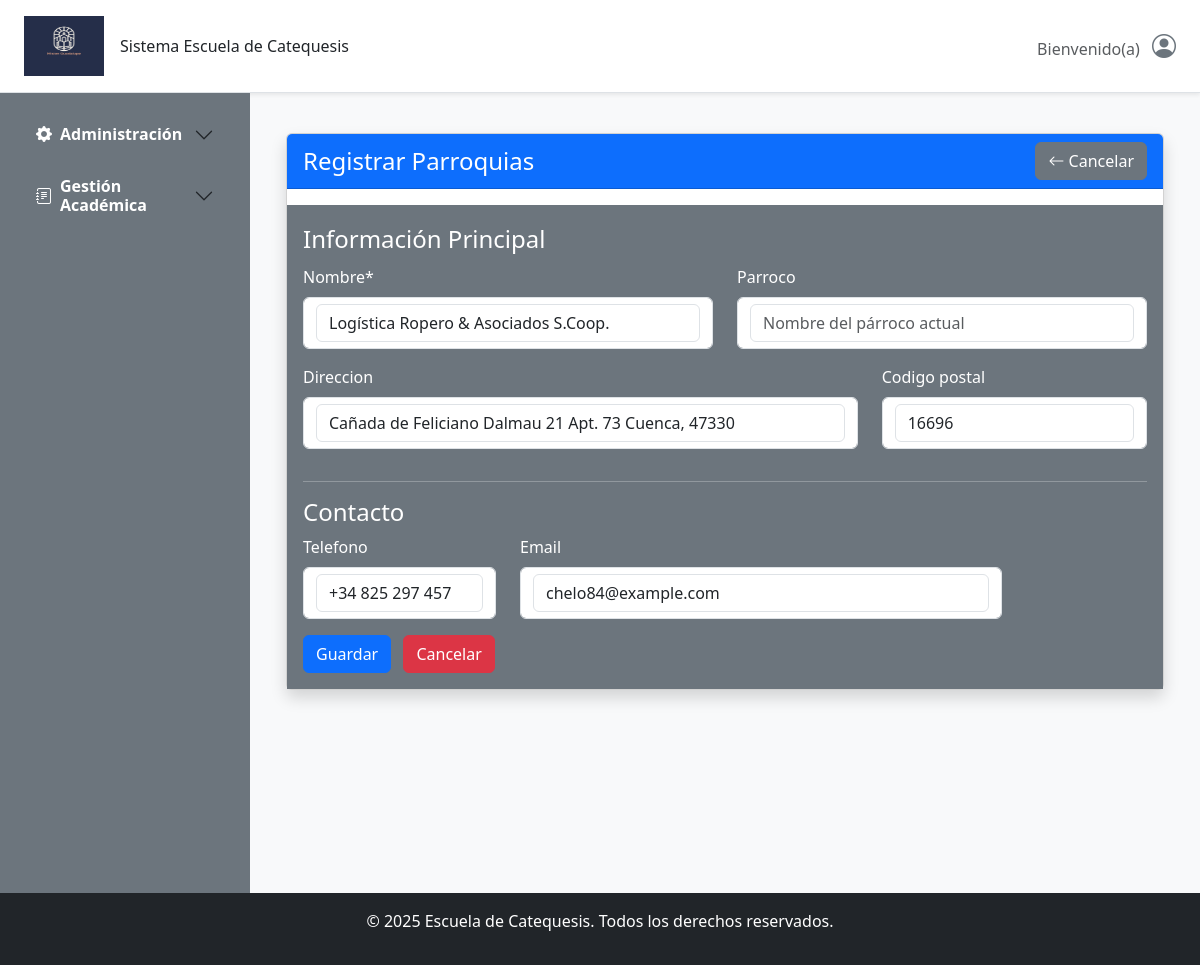
The app's page /parroquia/parroquias/1/editar/, older data.
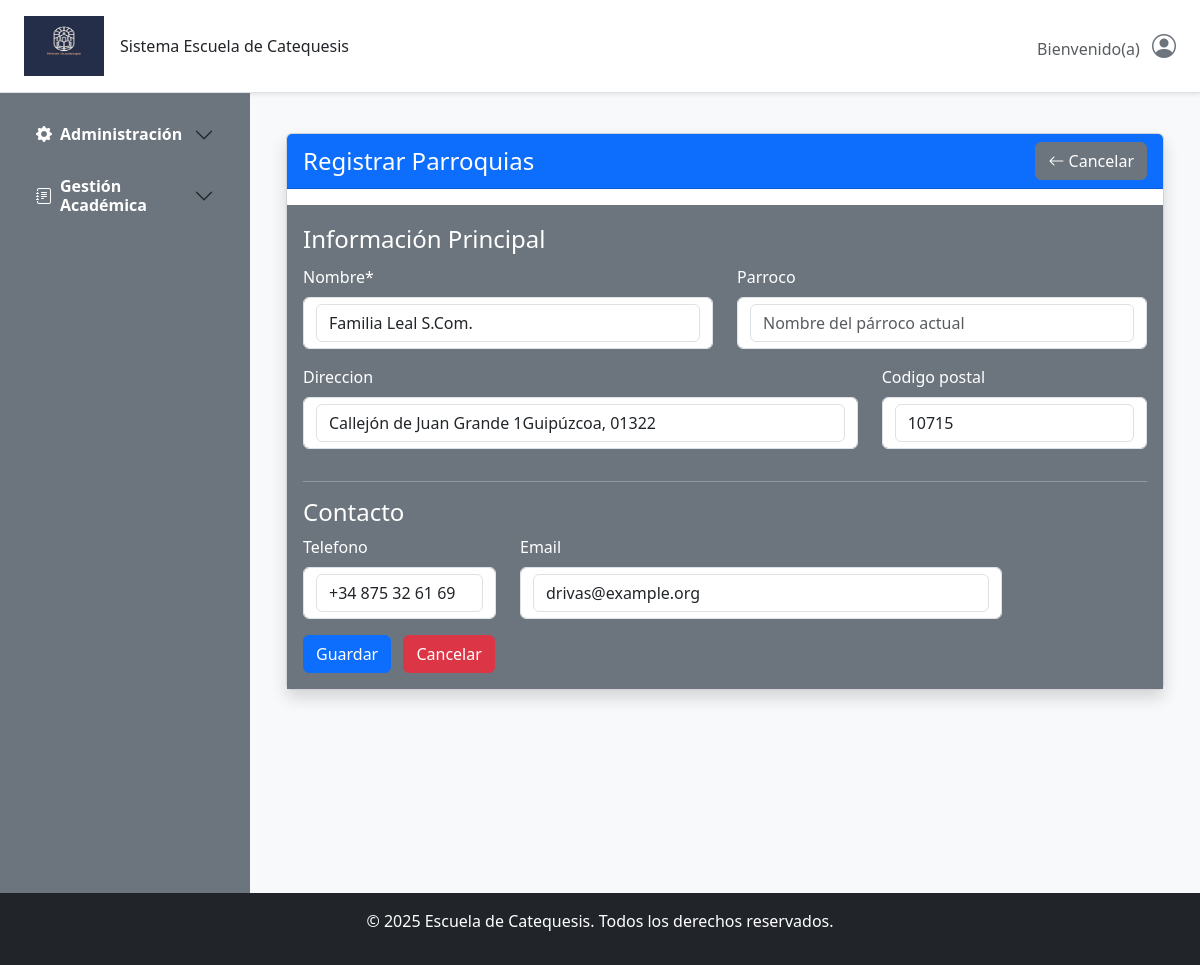
The same page, newer data.
### gestion/models.py (models this page shows, shortened)
class AcademicoModel(models.Model):
    nombre = models.CharField(max_length=100, blank=False,null=False)
    direccion = models.CharField(max_length=250, blank=True)
    codigo_postal = models.CharField(max_length=10, blank=True)
    telefono = models.CharField(max_length=15, blank=True)
    email = models.EmailField(blank=True)
    class Meta:
        abstract = True  # Esto indica que no se creará una tabla para este modelo académico

class AuditModel(models.Model):
    creado_por = models.CharField(max_length=150, blank=True, null=True, editable=False)
    actualizado_por = models.CharField(max_length=150, blank=True, null=True, editable=False)
    fecha_creacion = models.DateTimeField(auto_now_add=True)
    ultima_actualizacion = models.DateTimeField(auto_now=True)
    class Meta:
        abstract = True

class Parroquia(AcademicoModel, AuditModel):
    parroco = models.CharField(max_length=150, blank=True, null=True, verbose_name='Parroco')
    class Meta:
        verbose_name = 'Parroquia'
        verbose_name_plural = 'Parroquias'

### gestion/views/parroquia_views.py (the view)
# urls.py: path('parroquias/<int:pk>/editar/', ParroquiaUpdateView.as_view(), name='parroquia_update'),
class ParroquiaUpdateView(UpdateView):
    model = Parroquia
    form_class = ParroquiaForm
    template_name = 'Gestion/Parroquias/parroquia_create.html'
    title = 'Actualizar Parroquia'
    success_url = reverse_lazy('parroquia_list')
    cancel_url = reverse_lazy('parroquia_list')

### templates/Gestion/Parroquias/parroquia_create.html
{% extends 'shared/base_form.html' %}
{% load crispy_forms_tags %}
{% block form_title %}
    Registrar Parroquias
{% endblock %}

### templates/shared/base_form.html (shortened to what this page needs)
{% extends 'base.html' %}
{% load static %}
{% load crispy_forms_tags %}
{% block content %}
<div class="container mt-3">
    <div class="card shadow">
        <div class="card-header d-flex justify-content-between align-items-center bg-primary text-white mb-3">
            <h4 class="mb-0">
                {% block form_title %}{% endblock %}
            </h4>
                <a href="{{ cancel_url }}" class="btn btn-secondary text-white">
                    <i class="bi bi-arrow-left"></i> Cancelar
                </a>
        </div>
        <div class="card-body bg-secondary text-white">
            <form method="post" enctype="multipart/form-data" novalidate>
                {% crispy form %}
            </form>
        </div>
    </div>
</div>
{% endblock %}

Row changes from the older to the newer data that the page shows:
changed Parroquia: nombre "Logística Ropero & Asociados S.Coop." → "Familia Leal S.Com."; direccion "Cañada de Feliciano Dalmau 21 Apt. 73 Cuenca, 47330" → "Callejón de Juan Grande 1Guipúzcoa, 01322"; codigo_postal "16696" → "10715"; telefono "+34 825 297 457" → "+34 875 32 61 69"; email "chelo84@example.com" → "drivas@example.org"
